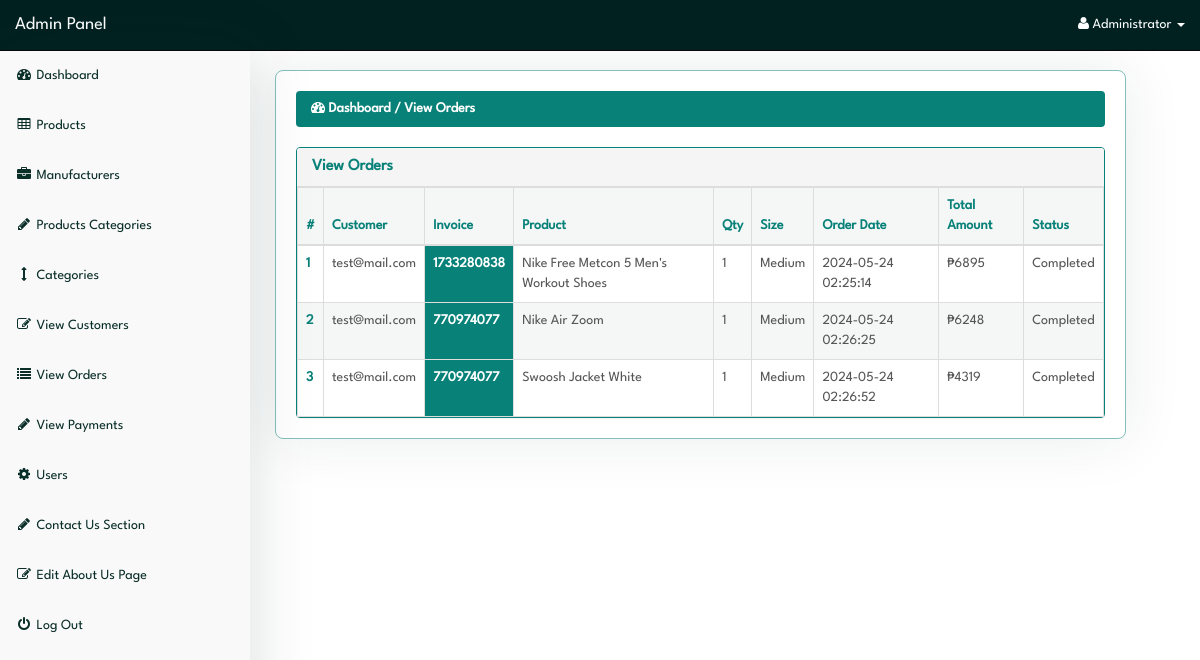
The app's page /admin/index.php?view_orders (signed in), older data.
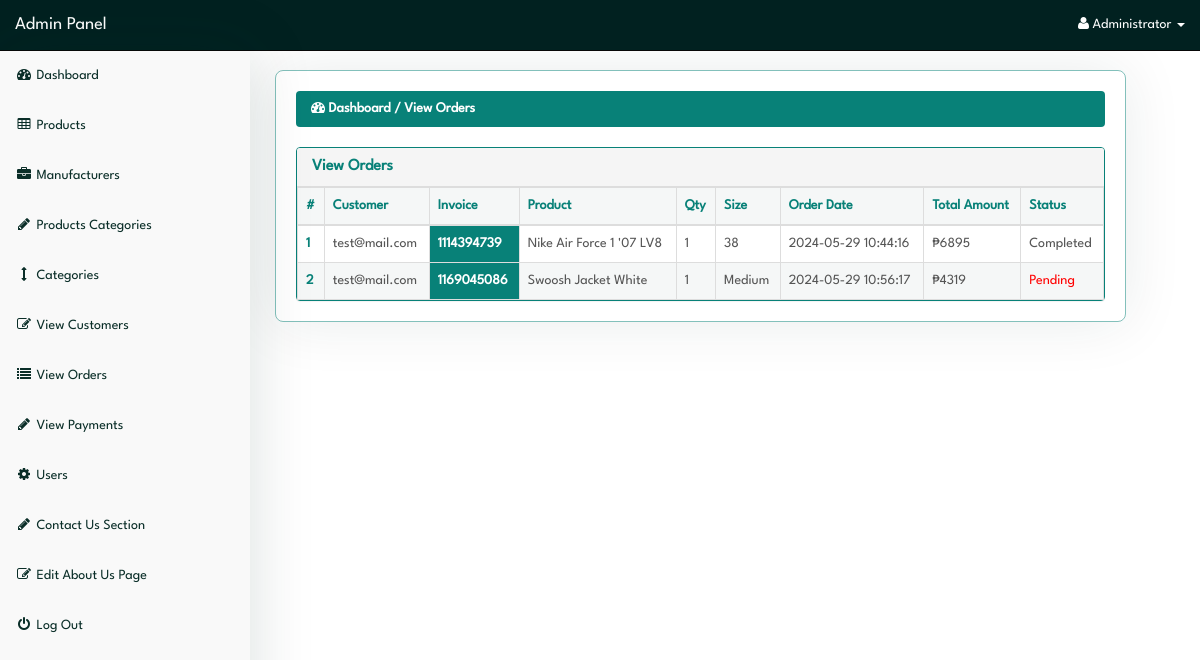
The same page, newer data.
### tables this page shows
CREATE TABLE `pending_orders` (
  `order_id` int(10) NOT NULL,
  `customer_id` int(10) NOT NULL,
  `invoice_no` int(10) NOT NULL,
  `product_id` text NOT NULL,
  `qty` int(10) NOT NULL,
  `size` text NOT NULL,
  `order_status` text NOT NULL
);

CREATE TABLE `customers` (
  `customer_id` int(10) NOT NULL,
  `customer_name` varchar(255) NOT NULL,
  `customer_email` varchar(255) NOT NULL,
  `customer_pass` varchar(255) NOT NULL,
  `customer_country` text NOT NULL,
  `customer_city` text NOT NULL,
  `customer_contact` varchar(255) NOT NULL,
  `customer_address` text NOT NULL,
  `customer_image` text NOT NULL,
  `customer_ip` varchar(255) NOT NULL,
  `customer_confirm_code` text NOT NULL
);

CREATE TABLE `products` (
  `product_id` int(10) NOT NULL,
  `p_cat_id` int(10) NOT NULL,
  `cat_id` int(10) NOT NULL,
  `manufacturer_id` int(10) NOT NULL,
  `date` timestamp NOT NULL DEFAULT current_timestamp() ON UPDATE current_timestamp(),
  `product_title` text NOT NULL,
  `product_url` text NOT NULL,
  `product_img1` text NOT NULL,
  `product_img2` text NOT NULL,
  `product_img3` text NOT NULL,
  `product_price` int(10) NOT NULL,
  `product_psp_price` int(100) NOT NULL,
  `product_desc` text NOT NULL,
  `product_keywords` text NOT NULL,
  `product_label` text NOT NULL,
  `status` varchar(255) NOT NULL
);

CREATE TABLE `customer_orders` (
  `order_id` int(10) NOT NULL,
  `customer_id` int(10) NOT NULL,
  `due_amount` int(100) NOT NULL,
  `invoice_no` int(100) NOT NULL,
  `qty` int(10) NOT NULL,
  `size` text NOT NULL,
  `order_date` timestamp NOT NULL DEFAULT current_timestamp() ON UPDATE current_timestamp(),
  `order_status` text NOT NULL
);

### admin/view_orders.php (the view)
<?php
if (!isset($_SESSION['admin_email'])) {
    echo "<script>window.open('login.php','_self')</script>";
} else {
?>
<div class="row">
  <div class="col-lg-12">
    <ol class="breadcrumb">
      <li class="active">
        <i class="fa fa-dashboard"></i> Dashboard / View Orders
      </li>
    </ol>
  </div>
</div>
<div class="row">
  <div class="col-lg-12">
    <div class="panel panel-default">
      <div class="panel-heading">
        <h3 class="panel-title">
          View Orders
        </h3>
      </div>
      <div class="panel-body">
        <div class="table-responsive">
          <table class="table table-bordered table-hover table-striped">
            <thead>
              <tr>
                <th>#</th>
                <th>Customer</th>
                <th>Invoice</th>
                <th>Product</th>
                <th>Qty</th>
                <th>Size</th>
                <th>Order Date</th>
                <th>Total Amount</th>
                <th>Status</th>
              </tr>
            </thead>
            <tbody>
              <?php
                                $i = 0;
                                $get_orders = "SELECT * FROM pending_orders";
                                $run_orders = mysqli_query($con, $get_orders);
                                while ($row_orders = mysqli_fetch_array($run_orders)) {
                                    $order_id = $row_orders['order_id'];
                                    $c_id = $row_orders['customer_id'];
                                    $invoice_no = $row_orders['invoice_no'];
                                    $product_id = $row_orders['product_id'];
                                    $qty = $row_orders['qty'];
                                    $size = $row_orders['size'];
                                    $order_status = $row_orders['order_status'];
                                    $get_products = "SELECT * FROM products WHERE product_id='$product_id'";
                                    $run_products = mysqli_query($con, $get_products);
                                    $row_products = mysqli_fetch_array($run_products);
                                    $product_title = $row_products['product_title'];
                                    $get_customer = "SELECT * FROM customers WHERE customer_id='$c_id'";
                                    $run_customer = mysqli_query($con, $get_customer);
                                    $row_customer = mysqli_fetch_array($run_customer);
                                    $customer_email = $row_customer['customer_email'];
                                    $get_customer_order = "SELECT * FROM customer_orders WHERE order_id='$order_id'";
                                    $run_customer_order = mysqli_query($con, $get_customer_order);
                                     if (!$run_customer_order) {
                                         mysqli_error($con);
                                     } else {
                                         if (mysqli_num_rows($run_customer_order) > 0) {
                                             $row_customer_order = mysqli_fetch_array($run_customer_order);
                                             $order_date = date("Y-m-d H:i:s", strtotime($row_customer_order['order_date']));
                                             $due_amount = (int)$row_customer_order['due_amount'];
                                         } else {
                                             $order_date = "N/A";
                                             $due_amount = 0;
                                         }
                                    }
                                    $i++;
                                ?>
              <tr>
                <td><?php echo $i; ?></td>
                <td><?php echo $customer_email; ?></td>
                <td style="color: white; font-weight: bold; background-color: #088178"><?php echo $invoice_no; ?></td>
                <td><?php echo $product_title; ?></td>
                <td><?php echo $qty; ?></td>
                <td><?php echo $size; ?></td>
                <td><?php echo $order_date; ?></td>
                <td>₱<?php echo $due_amount ?></td>
                <td><?php echo $order_status == 'pending' ? '<div style="color:red;">Pending</div>' : 'Completed'; ?>
                </td>
              </tr>
              <?php } ?>
            </tbody>
          </table>
        </div>
      </div>
    </div>
  </div>
</div>
<?php } ?>

### admin/index.php (shortened to what the changed rows need)
<?php
if(!isset($_SESSION['admin_email'])){
  echo "<script>window.open('login.php','_self')</script>";
} else {
?>
<!DOCTYPE html>
<html>
<head>
  <link href="css/bootstrap.min.css" rel="stylesheet">
  <link href="css/style.css" rel="stylesheet">
  <link href="font-awesome/css/font-awesome.min.css" rel="stylesheet">
</head>
<body>
  <div id="wrapper">
    <div id="page-wrapper">
      <div class="container-fluid">
        <?php
          foreach ($pages as $param => $file) {
              if (isset($_GET[$param])) {
                  include($file);
                  break;
              }
          }
        ?>
      </div>
    </div>
  </div>
</body>
</html>
<?php } ?>

Row changes from the older to the newer data that the page shows:
removed pending_orders: customer.customer_email "test@mail.com", invoice_no "770974077", product.product_title "Swoosh Jacket White", qty "1", size "Medium", customer_orders.order_date "2024-05-24 02:26:52", customer_orders.due_amount "4319", order_status "Completed"
changed pending_orders: invoice_no "1733280838" → "1114394739"; product.product_title "Nike Free Metcon 5 Men's Workout Shoes" → "Nike Air Force 1 '07 LV8"; size "Medium" → "38"; customer_orders.order_date "2024-05-24 02:25:14" → "2024-05-29 10:44:16"
changed pending_orders "Medium": invoice_no "770974077" → "1169045086"; product.product_title "Nike Air Zoom" → "Swoosh Jacket White"; customer_orders.order_date "2024-05-24 02:26:25" → "2024-05-29 10:56:17"; customer_orders.due_amount "6248" → "4319"; order_status "Complete" → "pending" (drawn)
Text that changed along with them:
list line gone: "Completed"
new list line: "Pending"
